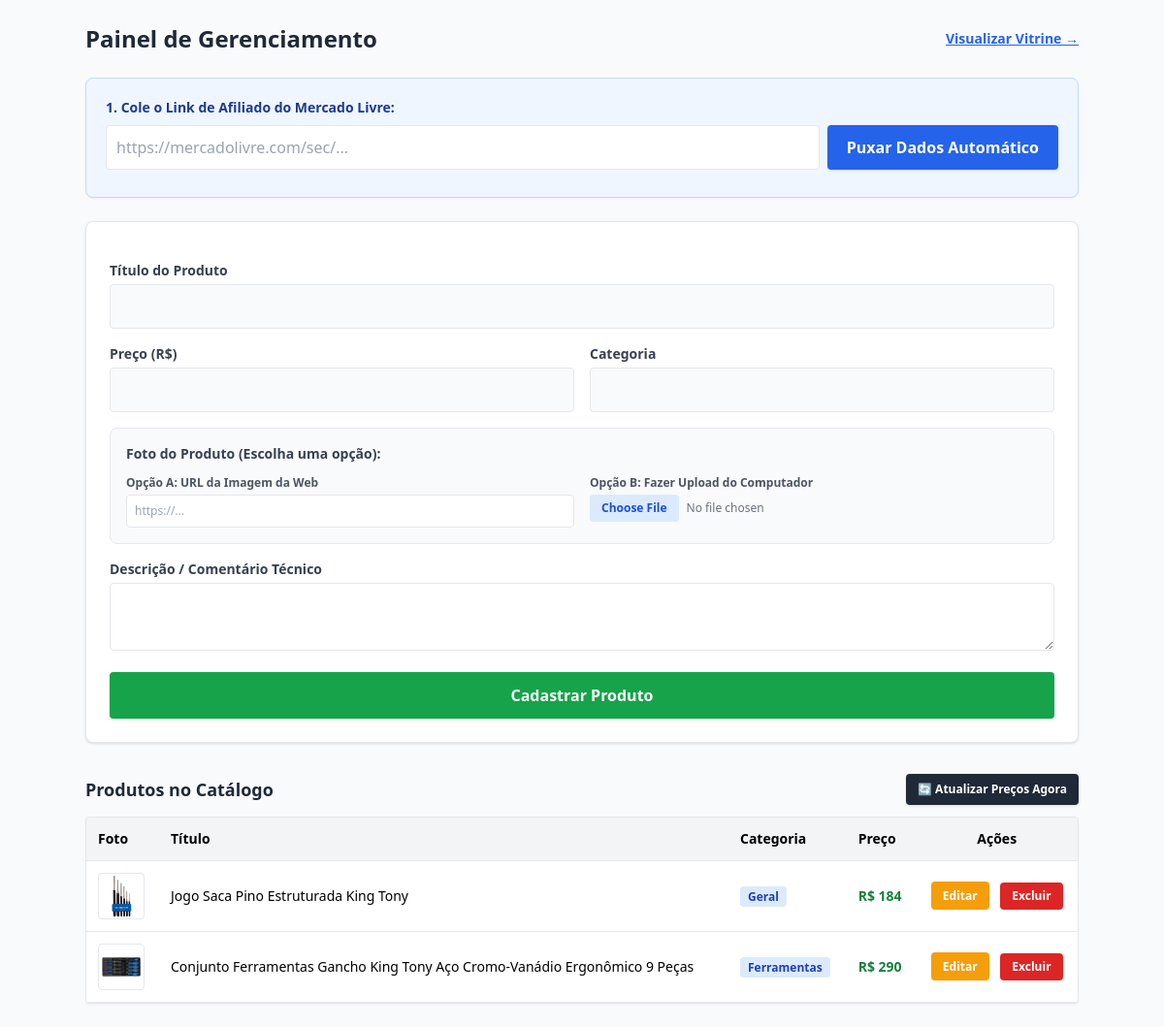
The app's page /admin, older data.
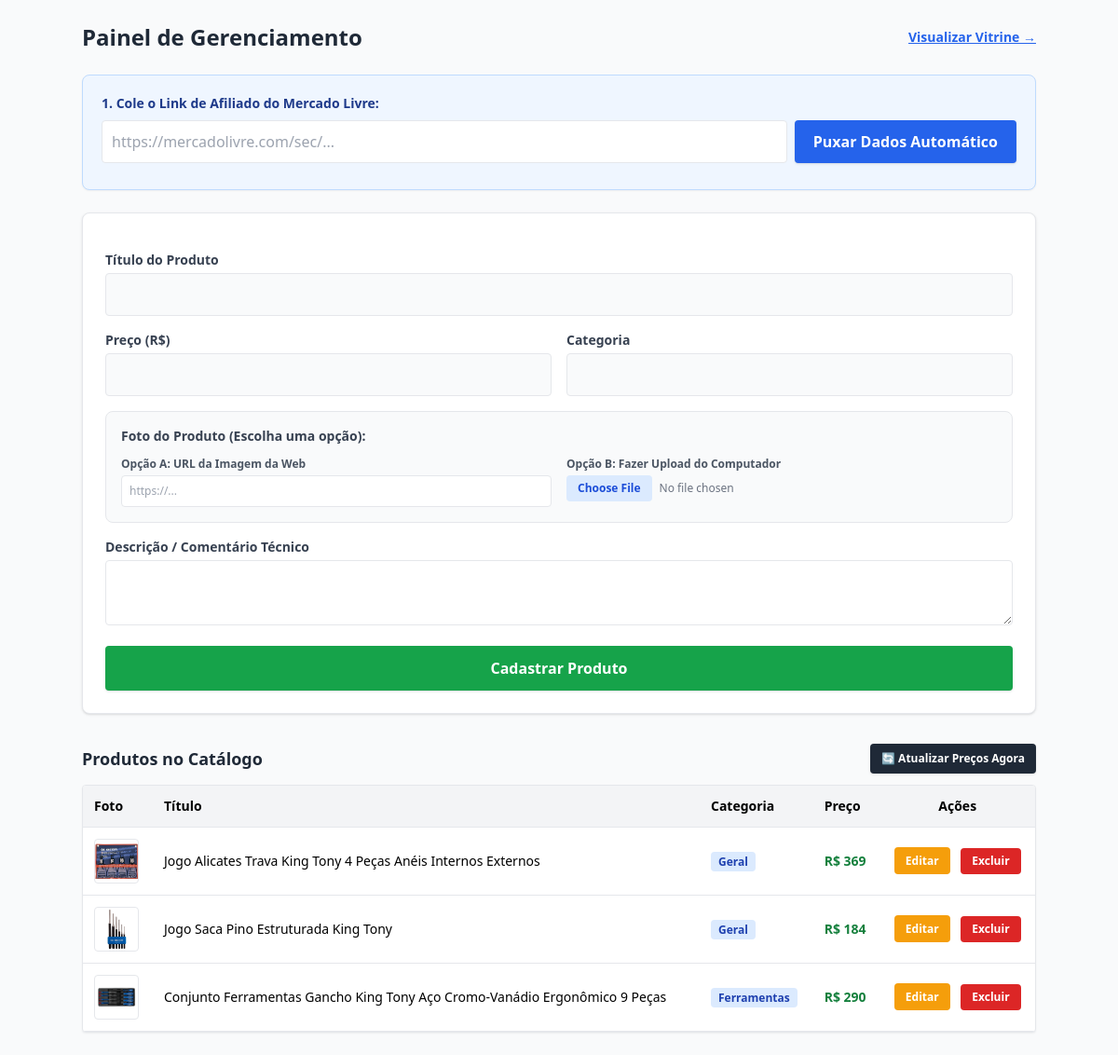
The same page, newer data.
### tables this page shows
CREATE TABLE produtos (
                id INTEGER PRIMARY KEY AUTOINCREMENT,
                titulo TEXT NOT NULL,
                descricao TEXT,
                preco TEXT,
                imagem_url TEXT,
                categoria TEXT,
                especificacoes TEXT,
                link_afiliado TEXT NOT NULL,
                cliques INTEGER DEFAULT 0
            );

### app.py (the view, shortened to what this page needs)
@app.route('/admin', methods=['GET', 'POST'])
def admin():
    with sqlite3.connect(DB_NAME) as conn:
        conn.row_factory = sqlite3.Row
        cursor = conn.cursor()
        cursor.execute("SELECT * FROM produtos ORDER BY id DESC")
        produtos = cursor.fetchall()
    return render_template('admin.html', produtos=produtos)

### templates/admin.html (shortened to what the changed rows need)
<!DOCTYPE html>
<html lang="pt-BR">
<head>
  <script src="https://cdn.tailwindcss.com"></script>
</head>
<body class="bg-gray-50 p-6">
  <div class="max-w-5xl mx-auto">
    <div class="flex justify-between items-center mb-6">
      <h1 class="text-2xl font-bold text-gray-800">Painel de Gerenciamento</h1>
    </div>
    <div class="flex justify-between items-center mb-3">
      <h2 class="text-lg font-bold text-gray-800">Produtos no Catálogo</h2>
    </div>
    <div class="bg-white rounded border overflow-x-auto shadow-sm">
      <table class="w-full text-left text-sm">
        <thead class="bg-gray-100 border-b">
          <tr>
            <th class="p-3">Foto</th>
            <th class="p-3">Título</th>
            <th class="p-3">Categoria</th>
            <th class="p-3">Preço</th>
            <th class="p-3 text-center">Ações</th>
          </tr>
        </thead>
        <tbody>
          {% for p in produtos %}
          <tr class="border-b hover:bg-gray-50">
            <td class="p-3">
              <img src="{{ p.imagem_url }}" alt="" class="w-12 h-12 object-contain bg-white border rounded">
            </td>
            <td class="p-3 font-medium">{{ p.titulo }}</td>
            <td class="p-3"><span class="bg-blue-100 text-blue-800 text-xs px-2 py-0.5 rounded font-semibold">{{ p.categoria }}</span></td>
            <td class="p-3 font-bold text-green-700">R$ {{ p.preco }}</td>
            <td class="p-3 text-center space-x-2">
              <a href="/admin/editar/{{ p.id }}" class="bg-amber-500 hover:bg-amber-600 text-white text-xs font-bold px-3 py-1.5 rounded">Editar</a>
              <form action="/admin/excluir/{{ p.id }}" method="POST" class="inline" onsubmit="return confirm('Deseja excluir este item da vitrine?');">
                <button type="submit" class="bg-red-600 hover:bg-red-700 text-white text-xs font-bold px-3 py-1.5 rounded">Excluir</button>
              </form>
            </td>
          </tr>
          {% endfor %}
        </tbody>
      </table>
    </div>
  </div>
</body>
</html>

Row changes from the older to the newer data that the page shows:
added produtos: imagem_url (picture), titulo "Jogo Alicates Trava King Tony 4 Peças Anéis Internos Externos", categoria "Geral", preco "369"
